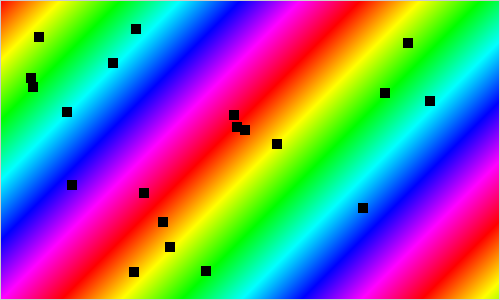
Frame 1 (no input)
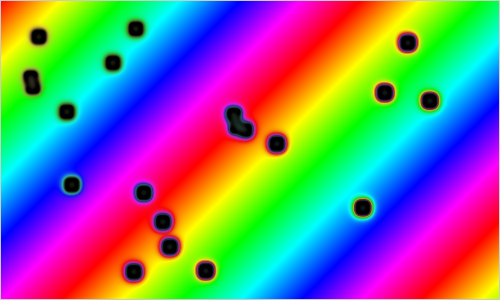
Frame 60 (the mouse pressed at the canvas centre just before this capture)
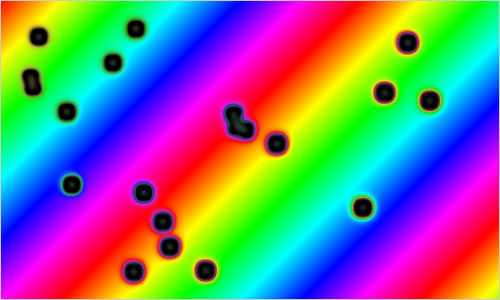
Frame 120 (the mouse held since frame 60 and released just before this capture)

The Processing sketch that drew these frames (run headless with seeded random() and noise(); from frame 60 on, the mouse is pressed at the canvas centre):

// Processing sketch: Reaction_diffusion_v2
// ── Reaction_diffusion_v2.pde
// Author: Daniel Shiffman
// Modified by Daniel Șuteu
// Written entirely based on
// http://www.karlsims.com/rd.html

// Also, could use for reference
// http://hg.postspectacular.com/toxiclibs/src/44d9932dbc9f9c69a170643e2d459f449562b750/src.sim/toxi/sim/grayscott/GrayScott.java?at=default

// Original code: https://github.com/shiffman/Video-Lesson-Materials/blob/master/code_challenges/Reaction-Diffusion/Holo_03_ReactionDiffusion.pde

Cell[][] grid;

void setup() {
  size(500, 300);
  grid = new Cell[height][width];

  for (int i = 0; i < height; i++) {
    for (int j = 0; j < width; j ++) {
      grid[i][j] = new Cell(1, 0);
    }
  }

  for (int n = 0; n < 20; n++) {
    int startx = int(random(20, height-20));
    int starty = int(random(20, width-20));

    for (int i = startx; i < startx+10; i++) {
      for (int j = starty; j < starty+10; j ++) {
        grid[i][j] = new Cell(1, 1);
      }
    }
  }
}

float dA = 1.0;
float dB = 0.5;
float feed = 0.055;
float k = 0.062;

class Cell {
  float a;
  float b;

  Cell(float x, float y) {
    a = x;
    b = y;
  }
}

color hsv2rgb(float h, float s, float v) {
  float c = v * s;
  float x = c * (1 - abs(((h/60) % 2) - 1));
  float m = v - c;

  float r, g, b;
  if (h < 60) {
    r = c;
    g = x;
    b = 0;
  } else if (h < 120) {
    r = x;
    g = c;
    b = 0;
  } else if (h < 180) {
    r = 0;
    g = c;
    b = x;
  } else if (h < 240) {
    r = 0;
    g = x;
    b = c;
  } else if (h < 300) {
    r = x;
    g = 0;
    b = c;
  } else {
    r = c;
    g = 0;
    b = x;
  }

  int ri = round((r + m) * 255);
  int gi = round((g + m) * 255);
  int bi = round((b + m) * 255);

  return color(ri, gi, bi);
}

void draw() {
  //println(frameRate);

  loadPixels();
  for (int i = 1; i < height-1; i++) {

    Cell[] above  = grid[i-1];
    Cell[] here   = grid[i];
    Cell[] bellow = grid[i+1];

    int pos = i * width;

    for (int j = 1; j < width-1; j++) {

      Cell spot = here[j];

      float a = spot.a;
      float b = spot.b;

      Cell left  = here[j-1];
      Cell right = here[j+1];

      Cell up       = above[j];
      Cell up_left  = above[j-1];
      Cell up_right = above[j+1];

      Cell down       = bellow[j];
      Cell down_left  = bellow[j-1];
      Cell down_right = bellow[j+1];

      float laplaceA = -a
        +         up.a * 0.2
        +       down.a * 0.2
        +       left.a * 0.2
        +      right.a * 0.2
        +    up_left.a * 0.05
        +   up_right.a * 0.05
        +  down_left.a * 0.05
        + down_right.a * 0.05;

      float laplaceB = -b
        +         up.b * 0.2
        +       down.b * 0.2
        +       left.b * 0.2
        +      right.b * 0.2
        +    up_left.b * 0.05
        +   up_right.b * 0.05
        +  down_left.b * 0.05
        + down_right.b * 0.05;

      spot.a = a + (dA*laplaceA - a*b*b + feed*(1-a))*1;
      spot.b = b + (dB*laplaceB + a*b*b - (k+feed)*b)*1;

      spot.a = constrain(spot.a, 0, 1);
      spot.b = constrain(spot.b, 0, 1);

      pixels[pos + j] = hsv2rgb((a*(i+j)) % 360, a, a-b);
    }
  }
  updatePixels();
}
